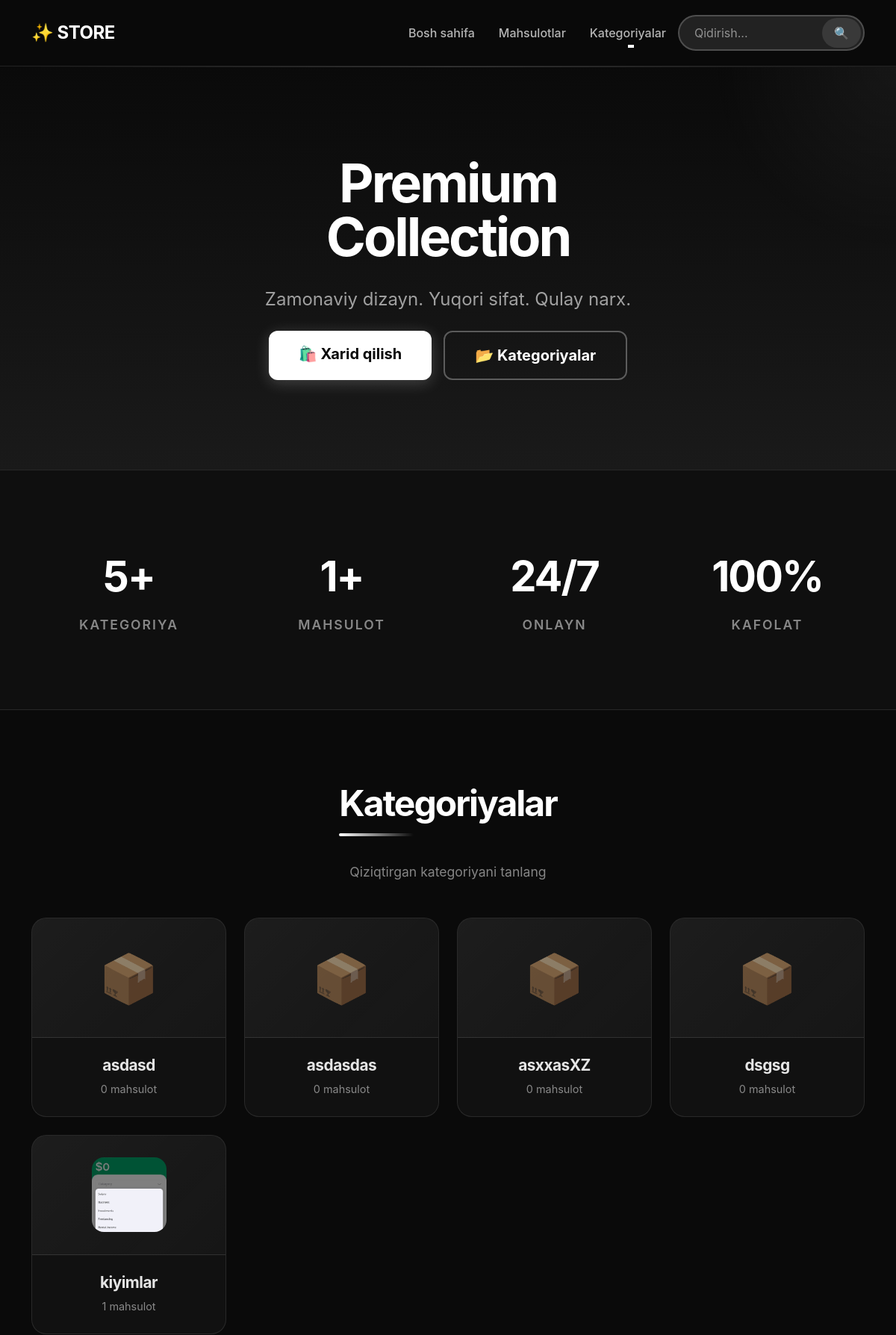
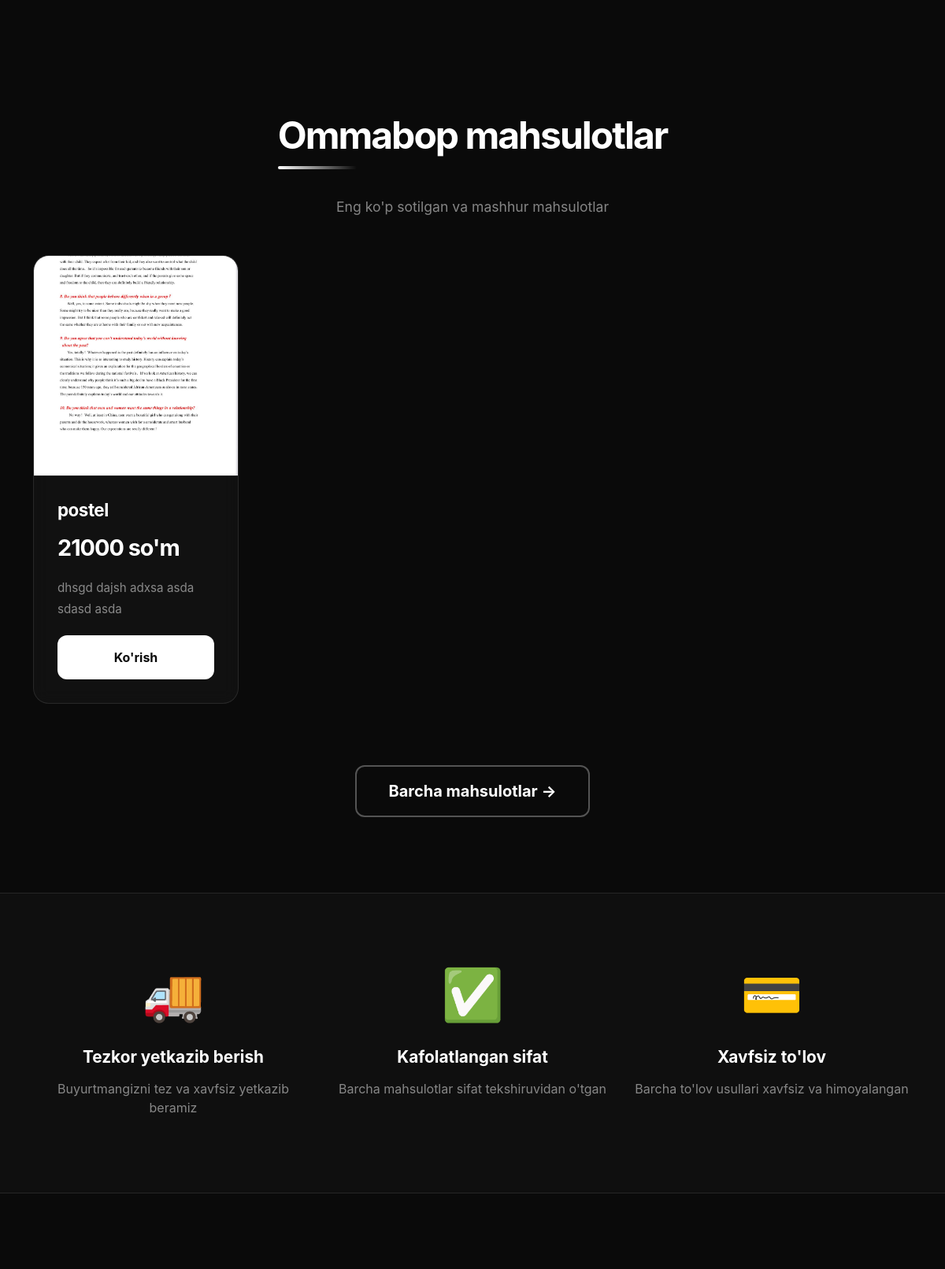
The page / (upper part) on the database its author committed (2 pictures, top to bottom).
### apps/models.py (models this page shows, shortened)
class BaseSlugModel(models.Model):
    slug = models.SlugField(unique=True, blank=True, max_length=255)
    name = models.CharField(max_length=255, verbose_name='Nomi')
    class Meta:
        abstract = True

class Category(BaseSlugModel):
    icon = models.ImageField(
        upload_to='category_icons/',
        blank=True,
        null=True,
        verbose_name='Rasm'
    )
    description = models.TextField(
        blank=True,
        verbose_name='Tavsif'
    )
    created_at = models.DateTimeField(default=timezone.now)
    class Meta:
        verbose_name = 'Kategoriya'
        verbose_name_plural = 'Kategoriyalar'
        ordering = ['name']

class Product(BaseSlugModel):
    image = models.ImageField(
        upload_to='products/',
        verbose_name='Rasm'
    )
    description = RichTextUploadingField(verbose_name='Tavsif')
    price = models.DecimalField(
        max_digits=12,
        decimal_places=2,
        verbose_name='Narx'
    )
    affiliate_link = models.URLField(
        max_length=500,
        verbose_name='Affiliate havola'
    )
    category = models.ForeignKey(
        Category,
        on_delete=models.CASCADE,
        related_name='products',
        verbose_name='Kategoriya'
    )
    meta_title = models.CharField(
        max_length=255,
        blank=True,
        verbose_name='SEO sarlavha'
    )
    meta_description = models.TextField(
        blank=True,
        verbose_name='SEO tavsif'
    )
    keywords = models.CharField(
        max_length=500,
        blank=True,
        verbose_name='Kalit so\'zlar'
    )
    views = models.PositiveIntegerField(default=0, verbose_name='Ko\'rishlar')
    clicks = models.PositiveIntegerField(default=0, verbose_name='Kliklar')
    created_at = models.DateTimeField(default=timezone.now)
    updated_at = models.DateTimeField(auto_now=True)
    class Meta:
        verbose_name = 'Mahsulot'
        verbose_name_plural = 'Mahsulotlar'
        ordering = ['-created_at']

### apps/views.py (the view)
# urls.py: path('', HomeView.as_view(), name='home'),
class HomeView(ListView):
    model = Category
    template_name = 'apps/home.html'
    context_object_name = 'categories'
    def get_context_data(self, **kwargs):
        context = super().get_context_data(**kwargs)
        context['featured_products'] = Product.objects.select_related('category').all()[:12]
        return context

### apps/context_processors.py (called while the page is built)
def categories_processor(request):
    return {
        'all_categories': Category.objects.all()
    }

### templates/apps/home.html (shortened to what this page needs)
{% extends 'apps/base/base.html' %}
{% load static %}
{% block content %}
    <section class="hero-section">
        <div class="container">
            <div class="row align-items-center">
                <div class="col-lg-8 mx-auto text-center position-relative">
                    <h1>Premium<br>Collection</h1>
                    <p>Zamonaviy dizayn. Yuqori sifat. Qulay narx.</p>
                    <div class="d-flex gap-3 justify-content-center flex-wrap mt-4">
                        <a href="{% url 'apps:product_list' %}" class="btn btn-light btn-lg">
                            🛍️ Xarid qilish
                        </a>
                        <a href="#categories" class="btn btn-outline-light btn-lg">
                            📂 Kategoriyalar
                        </a>
                    </div>
                </div>
            </div>
        </div>
    </section>
    <section class="stats-section">
        <div class="container">
            <div class="row">
                <div class="col-6 col-md-3 stat-item">
                    <div class="stat-number">{{ categories.count }}+</div>
                    <div class="stat-label">Kategoriya</div>
                </div>
                <div class="col-6 col-md-3 stat-item">
                    <div class="stat-number">{{ featured_products.count }}+</div>
                    <div class="stat-label">Mahsulot</div>
                </div>
                <div class="col-6 col-md-3 stat-item">
                    <div class="stat-number">24/7</div>
                    <div class="stat-label">Onlayn</div>
                </div>
                <div class="col-6 col-md-3 stat-item">
                    <div class="stat-number">100%</div>
                    <div class="stat-label">Kafolat</div>
                </div>
            </div>
        </div>
    </section>
    <section class="container my-5 py-5" id="categories">
        <div class="text-center mb-5">
            <h2 class="section-title">Kategoriyalar</h2>
            <p style="color: rgba(255,255,255,0.5); font-size: 1.1em; margin-top: 30px;">
                Qiziqtirgan kategoriyani tanlang
            </p>
        </div>
        {% if categories %}
            <div class="row g-4">
                {% for category in categories %}
                    <div class="col-6 col-md-4 col-lg-3">
                        <a href="{% url 'apps:product_list' %}?category={{ category.slug }}" class="category-card">
                            <div class="category-card-image">
                                {% if category.icon %}
                                    <img src="{{ category.icon.url }}" alt="{{ category.name }}" class="category-icon">
                                {% else %}
                                    <div class="category-icon-placeholder">📦</div>
                                {% endif %}
                            </div>
                            <div class="category-card-body">
                                <h3>{{ category.name }}</h3>
                                <p class="category-count">{{ category.products.count }} mahsulot</p>
                            </div>
                        </a>
                    </div>
                {% endfor %}
            </div>
        {% else %}
            <div class="empty-state">
                <div style="font-size: 5em; margin-bottom: 20px;">📦</div>
                <h3>Kategoriyalar hali qo'shilmagan</h3>
                <p style="color: rgba(255,255,255,0.5); margin-top: 15px;">Admin paneldan kategoriya qo'shing</p>
            </div>
        {% endif %}
    </section>
    {% if featured_products %}
        <section class="container my-5 py-5">
            <div class="text-center mb-5">
                <h2 class="section-title">Ommabop mahsulotlar</h2>
                <p style="color: rgba(255,255,255,0.5); font-size: 1.1em; margin-top: 30px;">
                    Eng ko'p sotilgan va mashhur mahsulotlar
                </p>
            </div>
            <div class="row g-4">
                {% for product in featured_products %}
                    <div class="col-6 col-md-4 col-lg-3">
                        <div class="product-card">
                            <a href="{% url 'apps:product_detail' product.slug %}">
                                <img src="{{ product.image.url }}"
                                     alt="{{ product.name }}"
                                     class="product-image"
                                     loading="lazy">
                            </a>
                            <div class="product-body">
                                <a href="{% url 'apps:product_detail' product.slug %}" style="text-decoration: none;">
                                    <h5 class="product-name">{{ product.name }}</h5>
                                </a>
                                <p class="product-price">{{ product.price|floatformat:0 }} so'm</p>
                                <div class="product-description">
                                    {{ product.description|striptags|truncatewords:8 }}
                                </div>
                                <a href="{% url 'apps:product_detail' product.slug %}" class="buy-btn">
                                    Ko'rish
                                </a>
                            </div>
                        </div>
                    </div>
                {% endfor %}
            </div>
            <div class="text-center mt-5">
                <a href="{% url 'apps:product_list' %}" class="btn btn-outline-light btn-lg">
                    Barcha mahsulotlar →
                </a>
            </div>
        </section>
    {% endif %}
    <section class="stats-section">
        <div class="container">
            <div class="row text-center g-4">
                <div class="col-md-4">
                    <div style="font-size: 4em; margin-bottom: 20px;">🚚</div>
                    <h5 style="color: #fff; margin-bottom: 15px; font-weight: 700; font-size: 1.3em;">Tezkor yetkazib
                        berish</h5>
                    <p style="color: rgba(255,255,255,0.5); font-size: 1em;">Buyurtmangizni tez va xavfsiz yetkazib
                        beramiz</p>
                </div>
                <div class="col-md-4">
                    <div style="font-size: 4em; margin-bottom: 20px;">✅</div>
                    <h5 style="color: #fff; margin-bottom: 15px; font-weight: 700; font-size: 1.3em;">Kafolatlangan
                        sifat</h5>
                    <p style="color: rgba(255,255,255,0.5); font-size: 1em;">Barcha mahsulotlar sifat tekshiruvidan
                        o'tgan</p>
                </div>
                <div class="col-md-4">
                    <div style="font-size: 4em; margin-bottom: 20px;">💳</div>
                    <h5 style="color: #fff; margin-bottom: 15px; font-weight: 700; font-size: 1.3em;">Xavfsiz
                        to'lov</h5>
                    <p style="color: rgba(255,255,255,0.5); font-size: 1em;">Barcha to'lov usullari xavfsiz va
                        himoyalangan</p>
                </div>
            </div>
        </div>
    </section>
    <section class="container my-5 py-5">
    </section>
{% endblock %}

### rows shown on the page
Category: name "asdasd", products.count "0"
Category: name "asdasdas", products.count "0"
Category: name "asxxasXZ", products.count "0"
Category: name "dsgsg", products.count "0"
Category: icon (picture), name "kiyimlar", products.count "1"
Product: image (picture), name "postel", price "21000", description "dhsgd dajsh adxsa asda sdasd asda"

### other values the page prints
{{ categories.count }} "5"
{{ featured_products.count }} "1"
